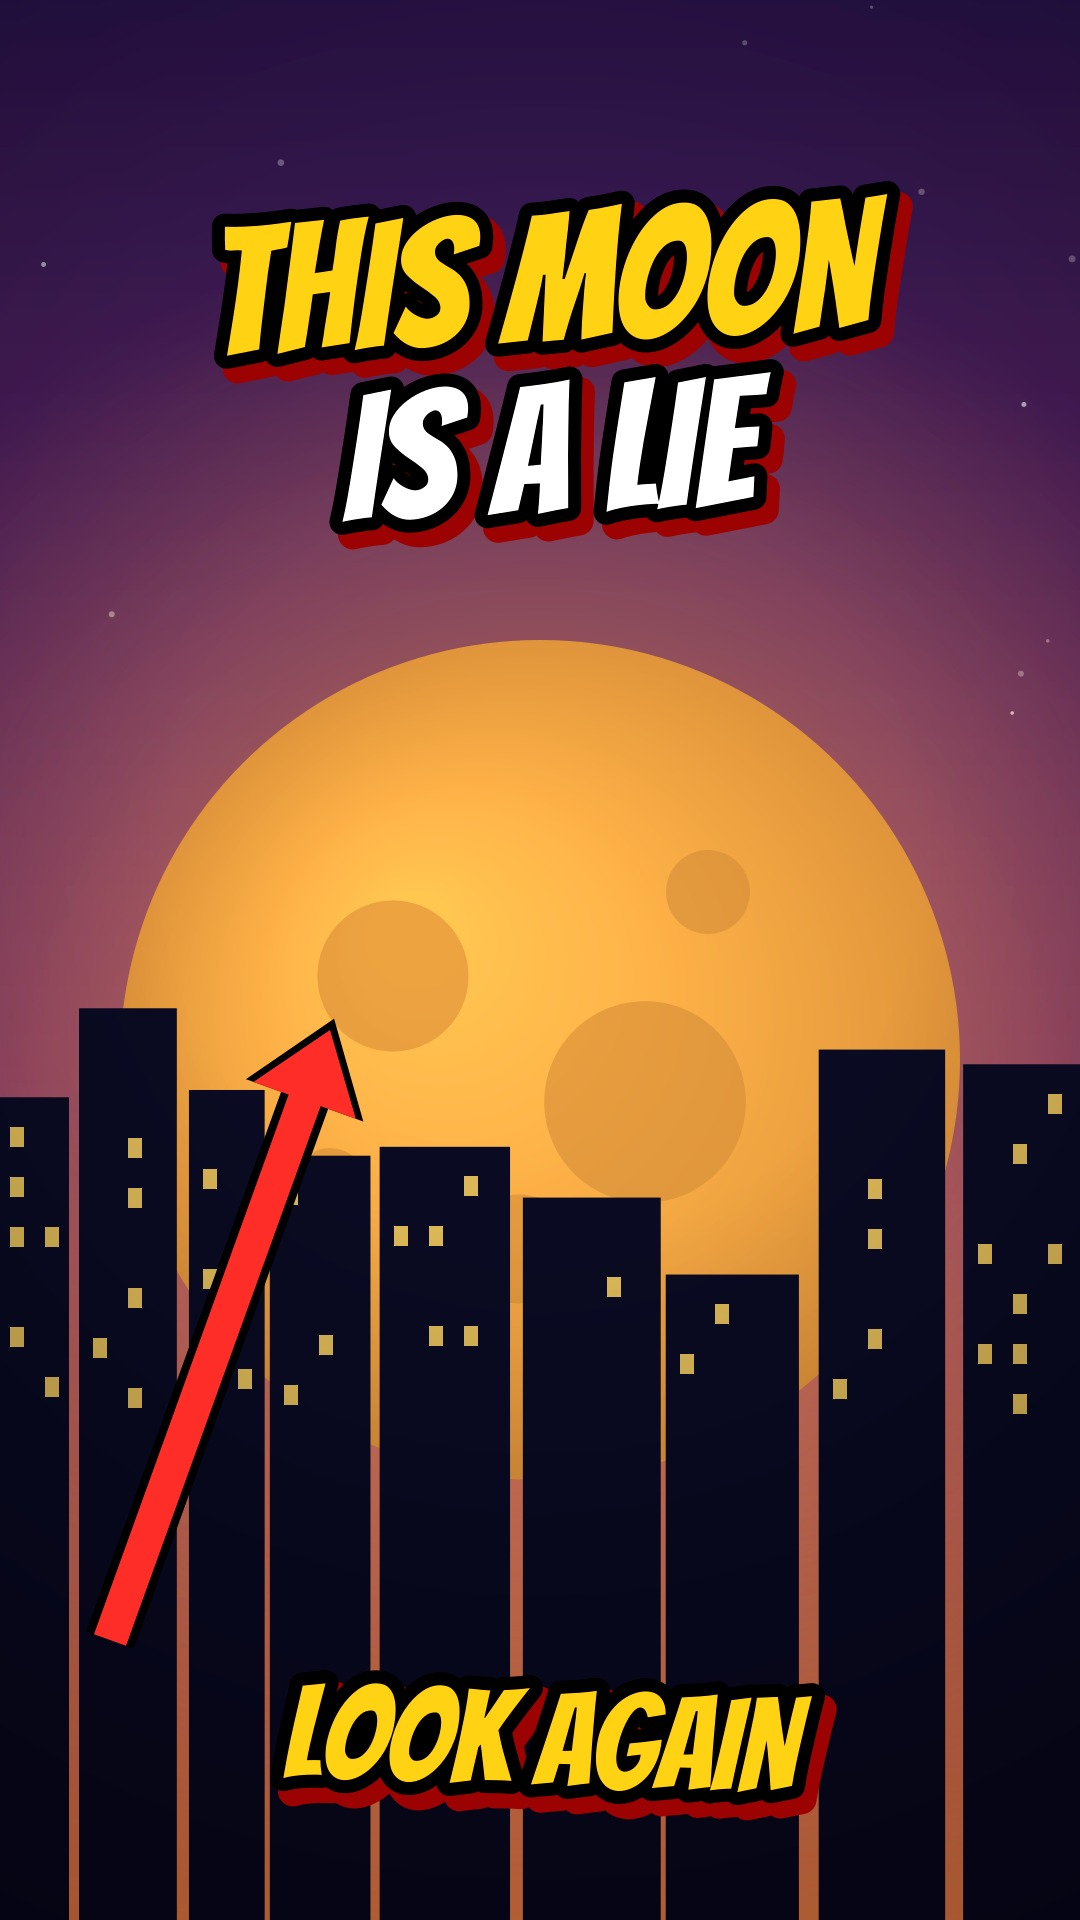

Recreate this plot in Python.
"""Miniatura: The giant Moon on the horizon is a lie (youtube.com/shorts/7KQSDqq4Xj8).
No desvela la explicación (cerebro/test del meñique): Luna gigante + 'IT'S A LIE'."""
from escenas_ilusion_luna_en import *  # noqa


def MINIATURA(ctx):
    T = 0.5
    ctx.save()
    camera(ctx, 1.0, W / 2, 960)
    bg_dusk(ctx, T)
    moon(ctx, W / 2, 1060, 420)
    skyline(ctx, 1420, T)
    ctx.restore()
    thumb_vignette(ctx, 0.5)
    thumb_text(ctx, ["THIS MOON", ("IS A LIE", WHITE)], y=280, size=180)
    thumb_arrow(ctx, 110, 1640, 330, 1030)
    thumb_text(ctx, ["LOOK AGAIN"], y=1740, size=130, rot=0.03)
